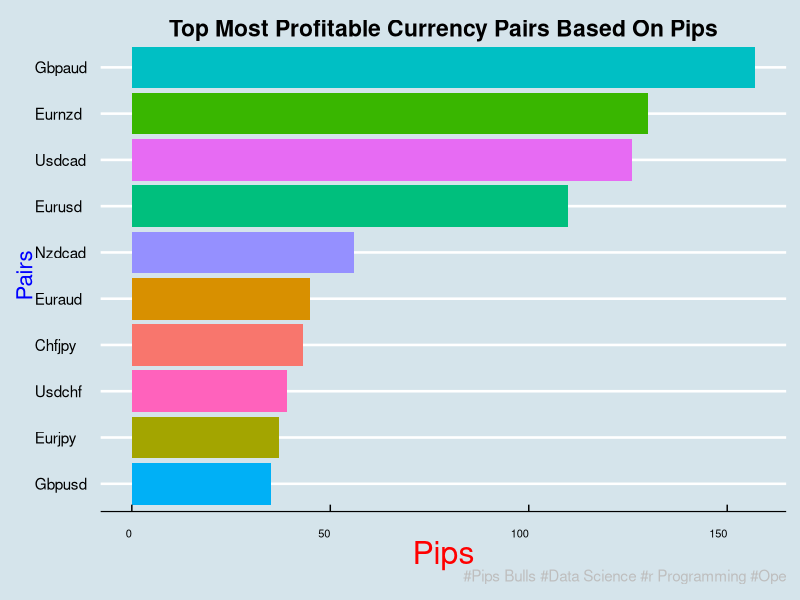
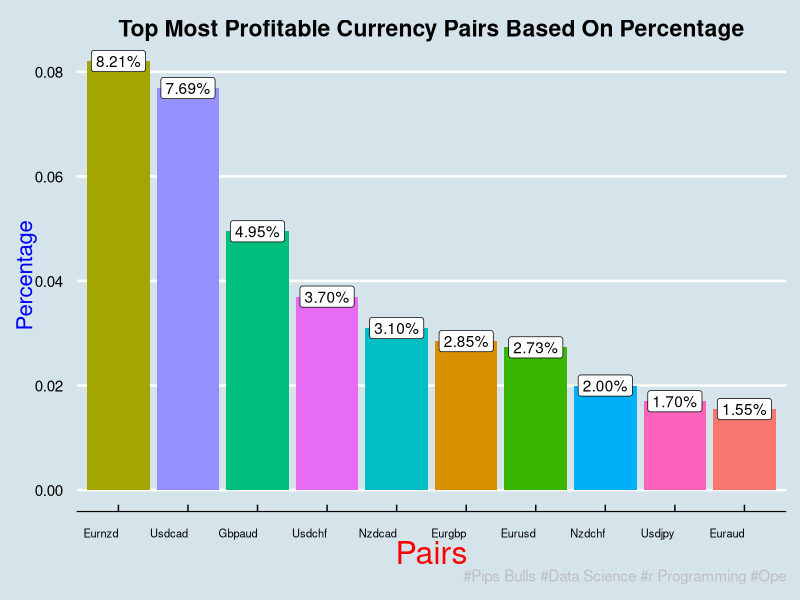

Reproduce these figures in R, in order.
## ---- chunk 1
library(readxl)
pipbullfile <- read_excel("pipbullfile.csv")
#View(pipbullfile)
## ---- chunk 2
library(scales)
library(formattable)
library(tidyverse)
## ---- chunk 3
head(pipbullfile)
## ---- chunk 4
transform( pipbullfile, percent(pipbullfile$Percentage))
## ---- chunk 5
data <- pipbullfile %>%
  select(!"Time Sent") %>%
  rename(Trade = "Trade Taken") %>%
  rename(Pips = "profit/loss pips") %>%
   
  mutate(Percentage = percent(Percentage))
data
## ---- chunk 6
data
## ---- chunk 7
library(ggplot2)
library(ggthemes)
## ---- chunk 8
Ordered <-data %>%
  group_by(Trade) %>%
  summarise(Pips = sum(Pips))%>%
  arrange(desc(Pips))
Ordered


## ---- chunk 9
Top <- Ordered[2:11,]
Top
e = ggplot(Top, aes(Trade, Pips))+
  geom_col(aes(reorder(Trade, Pips), Pips, fill = Trade))+
  coord_flip()+
  theme_economist()+
  #scale_fill_manual(values = mycolors )+
  labs(title = "Top Most Profitable Currency Pairs Based On Pips",
       x = "Pairs",
      y = "Pips",
      caption = "#Pips Bulls #Data Science #r Programming #Ope" )+
  theme(axis.text.x = element_text( hjust = 1, size =8),
       axis.title.x = element_text(size = 23, color =  "red"),
        axis.title.y = element_text(size = 16, color =  "Blue"),
        plot.title = element_text(hjust = 0.5), 
       legend.position = "none",
       plot.caption = element_text(size = 11,  hjust = 1, color = "grey")
      )
  #geom_label( aes(To_Club, Total_Spending,label= Total_Spending)) 
  
e
## ---- chunk 10
Order <-data %>%
  group_by(Trade) %>%
  summarise(percentage = sum(Percentage))%>%
  arrange(desc(percentage))
Order

## ---- chunk 11
Top10 <- Order[2:11,]
Top10

C= ggplot(Top10, aes(Trade, percentage))+
  geom_col(aes(reorder(Trade, -percentage), percentage, fill = Trade))+
 # coord_flip()+
  theme_economist()+
  #scale_fill_manual(values = mycolors )+
  labs(title = "Top Most Profitable Currency Pairs Based On Percentage",
       x = "Pairs",
      y = "Percentage",
      caption = "#Pips Bulls #Data Science #r Programming #Ope" )+
  theme(axis.text.x = element_text( hjust = 1, size =8),
       axis.title.x = element_text(size = 23, color =  "red"),
        axis.title.y = element_text(size = 16, color =  "Blue"),
        plot.title = element_text(hjust = 0.5), 
       legend.position = "none",
       plot.caption = element_text(size = 11,  hjust = 1, color = "grey")
      )+
  geom_label( aes(Trade, percentage,label= percentage)) 
  
C
